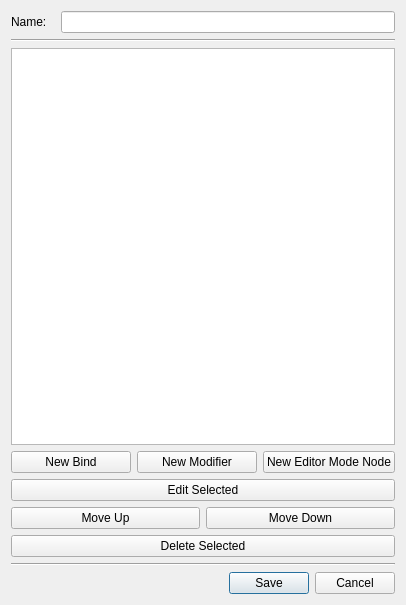
<?xml version="1.0" encoding="UTF-8"?>
<ui version="4.0">
 <class>WorldinputSchemeEditDialog</class>
 <widget class="QDialog" name="WorldinputSchemeEditDialog">
  <property name="geometry">
   <rect>
    <x>0</x>
    <y>0</y>
    <width>406</width>
    <height>605</height>
   </rect>
  </property>
  <property name="windowTitle">
   <string>Edit control scheme</string>
  </property>
  <layout class="QVBoxLayout" name="verticalLayout_2">
   <item>
    <layout class="QGridLayout" name="gridLayout">
     <item row="0" column="2">
      <widget class="QLineEdit" name="name"/>
     </item>
     <item row="0" column="0">
      <widget class="QLabel" name="nameLabel">
       <property name="text">
        <string>Name:</string>
       </property>
       <property name="buddy">
        <cstring>name</cstring>
       </property>
      </widget>
     </item>
     <item row="0" column="1">
      <spacer name="horizontalSpacer">
       <property name="orientation">
        <enum>Qt::Horizontal</enum>
       </property>
       <property name="sizeType">
        <enum>QSizePolicy::Fixed</enum>
       </property>
       <property name="sizeHint" stdset="0">
        <size>
         <width>8</width>
         <height>8</height>
        </size>
       </property>
      </spacer>
     </item>
    </layout>
   </item>
   <item>
    <widget class="Line" name="line">
     <property name="orientation">
      <enum>Qt::Horizontal</enum>
     </property>
    </widget>
   </item>
   <item>
    <widget class="QTreeView" name="nodeTree"/>
   </item>
   <item>
    <layout class="QVBoxLayout" name="layoutTreeButtons">
     <item>
      <layout class="QHBoxLayout" name="horizontalLayout_3">
       <item>
        <widget class="QPushButton" name="buttonNewBind">
         <property name="text">
          <string>New Bind</string>
         </property>
         <property name="autoDefault">
          <bool>false</bool>
         </property>
        </widget>
       </item>
       <item>
        <widget class="QPushButton" name="buttonNewModifier">
         <property name="text">
          <string>New Modifier</string>
         </property>
         <property name="autoDefault">
          <bool>false</bool>
         </property>
        </widget>
       </item>
       <item>
        <widget class="QPushButton" name="buttonNewEditorModeNode">
         <property name="text">
          <string>New Editor Mode Node</string>
         </property>
         <property name="autoDefault">
          <bool>false</bool>
         </property>
        </widget>
       </item>
      </layout>
     </item>
     <item>
      <widget class="QPushButton" name="buttonEditNode">
       <property name="text">
        <string>Edit Selected</string>
       </property>
       <property name="autoDefault">
        <bool>false</bool>
       </property>
      </widget>
     </item>
     <item>
      <layout class="QHBoxLayout" name="horizontalLayout_2">
       <item>
        <widget class="QPushButton" name="buttonMoveNodeUp">
         <property name="text">
          <string>Move Up</string>
         </property>
         <property name="autoDefault">
          <bool>false</bool>
         </property>
        </widget>
       </item>
       <item>
        <widget class="QPushButton" name="buttonMoveNodeDown">
         <property name="text">
          <string>Move Down</string>
         </property>
         <property name="autoDefault">
          <bool>false</bool>
         </property>
        </widget>
       </item>
      </layout>
     </item>
     <item>
      <widget class="QPushButton" name="buttonDeleteNode">
       <property name="text">
        <string>Delete Selected</string>
       </property>
       <property name="autoDefault">
        <bool>false</bool>
       </property>
      </widget>
     </item>
    </layout>
   </item>
   <item>
    <widget class="Line" name="line_2">
     <property name="orientation">
      <enum>Qt::Horizontal</enum>
     </property>
    </widget>
   </item>
   <item>
    <layout class="QHBoxLayout" name="dialogButtonLayout">
     <item>
      <spacer name="dialogButtonSpacer">
       <property name="orientation">
        <enum>Qt::Horizontal</enum>
       </property>
       <property name="sizeHint" stdset="0">
        <size>
         <width>40</width>
         <height>20</height>
        </size>
       </property>
      </spacer>
     </item>
     <item>
      <widget class="QPushButton" name="buttonSave">
       <property name="text">
        <string>Save</string>
       </property>
       <property name="default">
        <bool>false</bool>
       </property>
      </widget>
     </item>
     <item>
      <widget class="QPushButton" name="buttonCancel">
       <property name="text">
        <string>Cancel</string>
       </property>
      </widget>
     </item>
    </layout>
   </item>
  </layout>
 </widget>
 <tabstops>
  <tabstop>name</tabstop>
  <tabstop>nodeTree</tabstop>
  <tabstop>buttonNewBind</tabstop>
  <tabstop>buttonNewModifier</tabstop>
  <tabstop>buttonNewEditorModeNode</tabstop>
  <tabstop>buttonEditNode</tabstop>
  <tabstop>buttonMoveNodeUp</tabstop>
  <tabstop>buttonMoveNodeDown</tabstop>
  <tabstop>buttonDeleteNode</tabstop>
  <tabstop>buttonSave</tabstop>
  <tabstop>buttonCancel</tabstop>
 </tabstops>
 <resources/>
 <connections/>
</ui>
